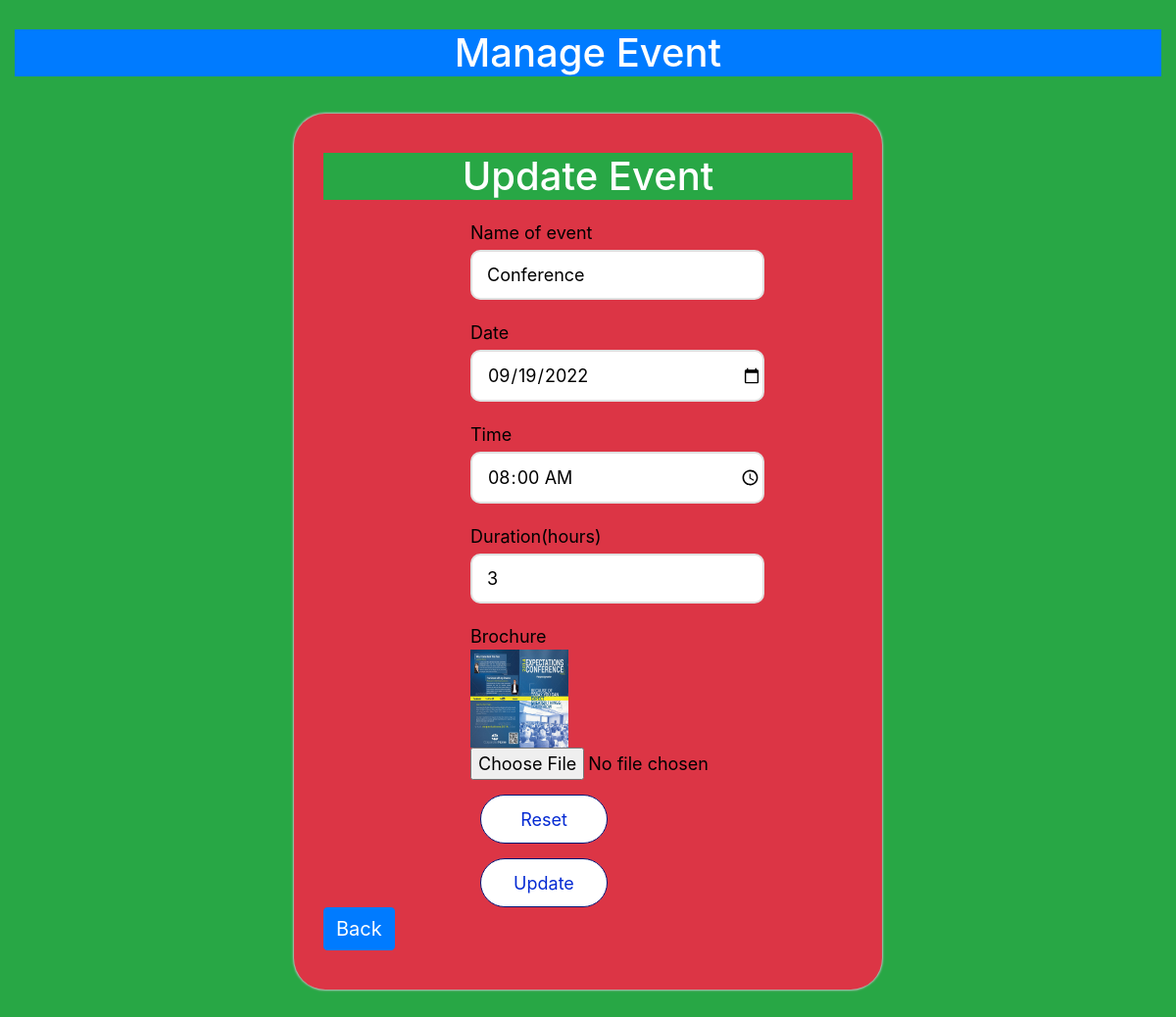
The app's page /scm/update_event/20/ with its own data.
### scmapp/models.py (models this page shows)
class Event(models.Model):
    eid = models.AutoField(primary_key=True)
    name = models.CharField(max_length=20)
    date = models.DateField()
    time = models.TimeField()
    duration = models.IntegerField()
    image = models.ImageField(upload_to=filepath, null=True, blank=True)

### scmapp/views.py (the view)
# urls.py: re_path(r'^update_event/(?P<id>\d+)/$',views.update_event,name='update_event'),
def update_event(request,id):
    event = Event.objects.get(eid=id)
    event.date = event.date.strftime('%Y-%m-%d')
    event.time = event.time.strftime('%H:%M:%S')
    data = {'event':event}
    return render(request,'update_event.html',context=data)

### SCM/event_scheduling_site/templates/update_event.html (shortened to what this page needs)
<!DOCTYPE html>
{% load static %}
<html>
<head>
  <link rel="stylesheet" href="https://stackpath.bootstrapcdn.com/bootstrap/4.4.1/css/bootstrap.min.css">
  <link rel="stylesheet" href="{% static 'css/add_event.css' %}">
</head>
<body class="bg-success">
<div class="container-fluid header text-center">
  <h1 class="bg-primary" style="color: white;">Manage Event</h1>
</div>
<div class="container-fluid">
  <div class="row justify-content-center">
    <div class="col-lg-6 box bg-danger">
      <center><h1 class="bg-success" style="color: white; margin-right: 30px;">Update Event</h1></center>
      <div class="row justify-content-center">
        <div class="col-lg-6">
          <div class="inputbox">
            <form action="{% url 'scmapp:db_update_event' id=event.eid %}" method="post">
              Name of event<br>
              <input type="text" name="name" autocomplete="off" value="{{ event.name }}" required><br>
              Date<br>
              <input type="date" name="date" autocomplete="off" value="{{ event.date }}" required><br>
              Time<br>
              <input type="time" name="time" value="{{ event.time }}" min="06:00" max="18:00" required><br>
              Duration(hours)<br>
              <input type="number" name="duration" autocomplete="off" value="{{ event.duration }}" min="1" required><br>
              Brochure<br>
              {% if event.image %}
                <img src = "{{event.image.url}}" alt="image here" width="100" height="100" target="_blank">
              {% endif %}
              <input type="file" name="image" >
              <div class="footer">
                <input type="reset" value="Reset" name="submit">
                <input type="submit" value="Update" name="submit">
              </div>
            </form>
          </div>
        </div>
      </div>
      <a href="{% url 'scmapp:admin_event' %}" class="btn btn-primary">Back</a>
    </div>
  </div>
</div>
</body>
</html>

### static/css/add_event.css (style rules this page uses)
body { background-color: #e6e6e6; }
.header { margin: 30px 0px 0px 0px; font-size: 28px; }
.box , .loginBox { margin: 30px 0px 30px 0px; background-color: #fafafa; color:black; font-size: 26px; padding: 40px 0px 40px 30px; border-radius: 32px; -webkit-box-shadow:0px 0px 2px 1px #bdbdbd; }
.box a , .loginBox a { font-size: 20px; }
.inputbox { margin: 12px 0px 0px 0px; font-size: 18px; font-weight: 400px; }
.inputbox input[type=text],input[type=password],input[type=date],input[type=time],input[type=number] { margin: 4px 0px 20px 0px; padding: 10px 0px 10px 15px; width: 300px; outline: none; border-radius: 10px; border-left: 2px solid #e0e0e0; border-right: 2px solid #e0e0e0; border-top: 2px solid #e0e0e0; border-bottom: 2px solid #e0e0e0; }
input[type=submit],input[type=reset] { height: 50px; width: 130px; background-color: rgb(255, 255, 255); outline: none; border:1.5px solid #051677; border-radius: 64px; font-size: 18px; color:#042ad3; }
.footer input { margin: 15px 10px 0px 10px; }

### records on screen
Event: name "Conference", date "09/19/2022", time "08:00:00", duration "3", image (picture)
